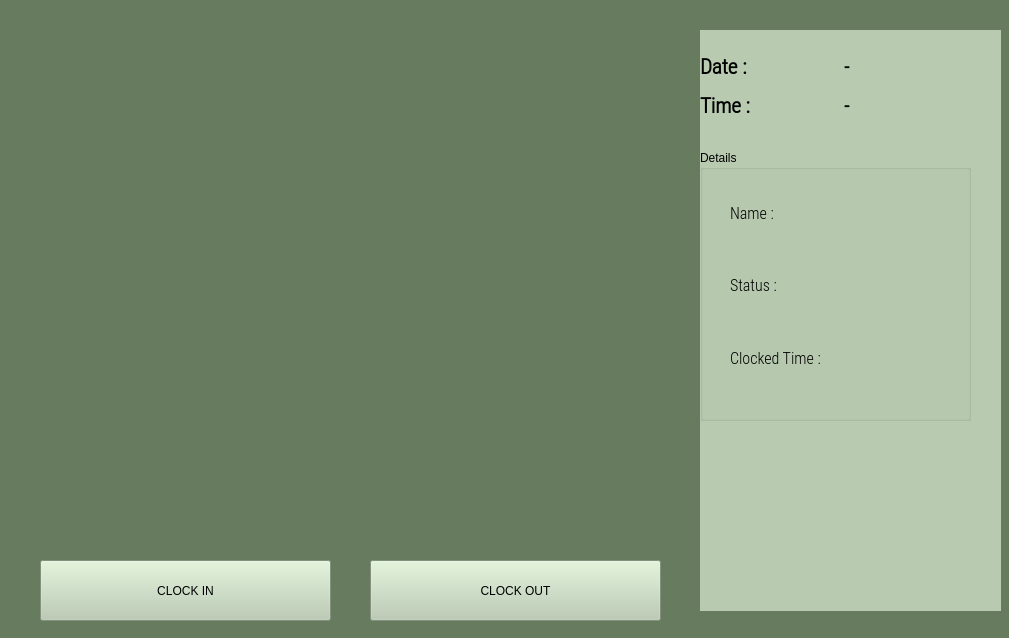
<?xml version="1.0" encoding="UTF-8"?>
<ui version="4.0">
 <class>FaceRecognition</class>
 <widget class="QWidget" name="FaceRecognition">
  <property name="geometry">
   <rect>
    <x>0</x>
    <y>0</y>
    <width>1009</width>
    <height>638</height>
   </rect>
  </property>
  <property name="windowTitle">
   <string>Form</string>
  </property>
  <widget class="QWidget" name="widget" native="true">
   <property name="geometry">
    <rect>
     <x>0</x>
     <y>0</y>
     <width>1011</width>
     <height>641</height>
    </rect>
   </property>
   <property name="styleSheet">
    <string notr="true">#widget{
background-color:#677B5E;
}</string>
   </property>
   <widget class="QWidget" name="cameraWidget" native="true">
    <property name="geometry">
     <rect>
      <x>10</x>
      <y>10</y>
      <width>671</width>
      <height>531</height>
     </rect>
    </property>
   </widget>
   <widget class="QPushButton" name="clockinButton">
    <property name="geometry">
     <rect>
      <x>40</x>
      <y>560</y>
      <width>291</width>
      <height>61</height>
     </rect>
    </property>
    <property name="styleSheet">
     <string notr="true">#clockinButton{
background-color:#B8CBB0;
}
#clockinButton:hover{
background-color:#BC9C22;
}</string>
    </property>
    <property name="text">
     <string>CLOCK IN</string>
    </property>
   </widget>
   <widget class="QPushButton" name="clockoutButton">
    <property name="geometry">
     <rect>
      <x>370</x>
      <y>560</y>
      <width>291</width>
      <height>61</height>
     </rect>
    </property>
    <property name="styleSheet">
     <string notr="true">#clockoutButton{
background-color:#B8CBB0;
}
#clockoutButton:hover{
background-color:#BC9C22;
}</string>
    </property>
    <property name="text">
     <string>CLOCK OUT</string>
    </property>
   </widget>
   <widget class="QWidget" name="widget_2" native="true">
    <property name="geometry">
     <rect>
      <x>700</x>
      <y>30</y>
      <width>301</width>
      <height>581</height>
     </rect>
    </property>
    <property name="styleSheet">
     <string notr="true">#widget_2{
background-color:#B8CBB0;
}
</string>
    </property>
    <widget class="QGroupBox" name="groupBox">
     <property name="geometry">
      <rect>
       <x>0</x>
       <y>120</y>
       <width>271</width>
       <height>271</height>
      </rect>
     </property>
     <property name="title">
      <string>Details</string>
     </property>
     <widget class="QWidget" name="verticalLayoutWidget_3">
      <property name="geometry">
       <rect>
        <x>30</x>
        <y>30</y>
        <width>139</width>
        <height>211</height>
       </rect>
      </property>
      <layout class="QVBoxLayout" name="verticalLayout_3">
       <item>
        <widget class="QLabel" name="label_6">
         <property name="font">
          <font>
           <family>Roboto Condensed Light</family>
           <pointsize>12</pointsize>
           <weight>50</weight>
           <bold>false</bold>
          </font>
         </property>
         <property name="text">
          <string>Name : </string>
         </property>
        </widget>
       </item>
       <item>
        <widget class="QLabel" name="label_7">
         <property name="font">
          <font>
           <family>Roboto Condensed Light</family>
           <pointsize>12</pointsize>
           <weight>50</weight>
           <bold>false</bold>
          </font>
         </property>
         <property name="text">
          <string>Status :</string>
         </property>
        </widget>
       </item>
       <item>
        <widget class="QLabel" name="label_8">
         <property name="font">
          <font>
           <family>Roboto Condensed Light</family>
           <pointsize>12</pointsize>
           <weight>50</weight>
           <bold>false</bold>
          </font>
         </property>
         <property name="text">
          <string>Clocked Time : </string>
         </property>
        </widget>
       </item>
      </layout>
     </widget>
     <widget class="QWidget" name="verticalLayoutWidget_4">
      <property name="geometry">
       <rect>
        <x>120</x>
        <y>30</y>
        <width>131</width>
        <height>211</height>
       </rect>
      </property>
      <layout class="QVBoxLayout" name="verticalLayout_4">
       <item>
        <widget class="QLabel" name="NameLabel_2">
         <property name="font">
          <font>
           <family>Roboto Condensed Light</family>
           <pointsize>12</pointsize>
           <weight>50</weight>
           <bold>false</bold>
          </font>
         </property>
         <property name="text">
          <string/>
         </property>
        </widget>
       </item>
       <item>
        <widget class="QLabel" name="StatusLabel_2">
         <property name="font">
          <font>
           <family>Roboto Condensed Light</family>
           <pointsize>12</pointsize>
           <weight>50</weight>
           <bold>false</bold>
          </font>
         </property>
         <property name="text">
          <string/>
         </property>
        </widget>
       </item>
       <item>
        <layout class="QHBoxLayout" name="horizontalLayout_3">
         <item>
          <widget class="QLabel" name="HoursLabel_2">
           <property name="font">
            <font>
             <family>Roboto Condensed Light</family>
             <pointsize>12</pointsize>
             <weight>50</weight>
             <bold>false</bold>
            </font>
           </property>
           <property name="text">
            <string/>
           </property>
          </widget>
         </item>
         <item>
          <widget class="QLabel" name="MinLabel_2">
           <property name="font">
            <font>
             <family>Roboto Condensed Light</family>
             <pointsize>12</pointsize>
             <weight>50</weight>
             <bold>false</bold>
            </font>
           </property>
           <property name="text">
            <string/>
           </property>
          </widget>
         </item>
        </layout>
       </item>
      </layout>
     </widget>
    </widget>
    <widget class="QWidget" name="gridLayoutWidget">
     <property name="geometry">
      <rect>
       <x>0</x>
       <y>20</y>
       <width>281</width>
       <height>72</height>
      </rect>
     </property>
     <layout class="QGridLayout" name="gridLayout_3">
      <item row="0" column="0">
       <widget class="QLabel" name="label_9">
        <property name="font">
         <font>
          <family>Roboto Condensed Light</family>
          <pointsize>16</pointsize>
          <weight>75</weight>
          <bold>true</bold>
         </font>
        </property>
        <property name="text">
         <string>Date :</string>
        </property>
       </widget>
      </item>
      <item row="0" column="1">
       <widget class="QLabel" name="Date_Label_2">
        <property name="font">
         <font>
          <family>Roboto Condensed Light</family>
          <pointsize>15</pointsize>
          <weight>75</weight>
          <bold>true</bold>
         </font>
        </property>
        <property name="text">
         <string>-</string>
        </property>
       </widget>
      </item>
      <item row="1" column="0">
       <widget class="QLabel" name="label_10">
        <property name="font">
         <font>
          <family>Roboto Condensed Light</family>
          <pointsize>16</pointsize>
          <weight>75</weight>
          <bold>true</bold>
         </font>
        </property>
        <property name="text">
         <string>Time :</string>
        </property>
       </widget>
      </item>
      <item row="1" column="1">
       <widget class="QLabel" name="Time_Label_2">
        <property name="font">
         <font>
          <family>Roboto Condensed Light</family>
          <pointsize>15</pointsize>
          <weight>75</weight>
          <bold>true</bold>
         </font>
        </property>
        <property name="text">
         <string>-</string>
        </property>
       </widget>
      </item>
     </layout>
    </widget>
   </widget>
  </widget>
 </widget>
 <resources/>
 <connections/>
</ui>
